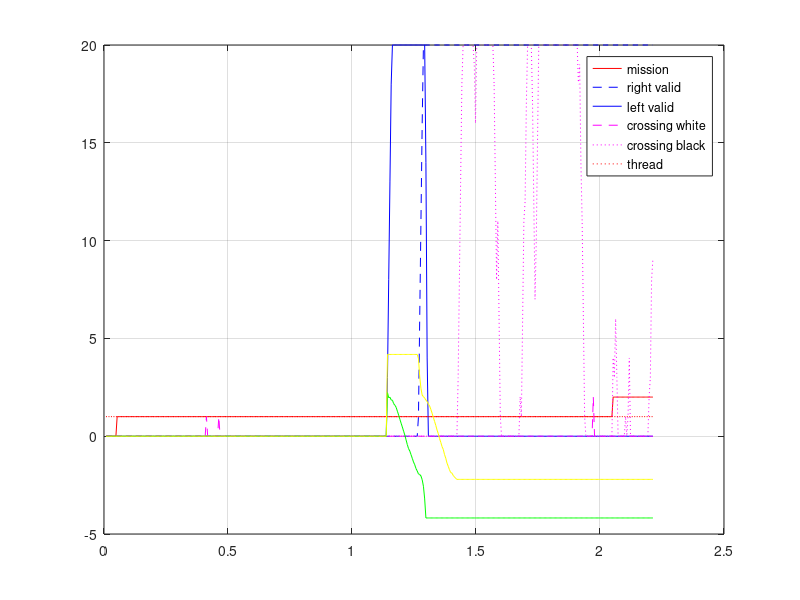
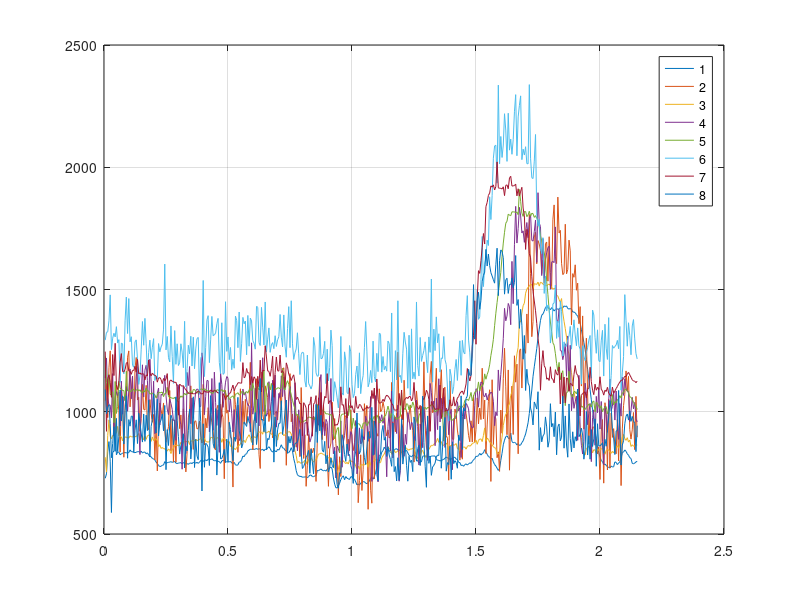

Here is the MATLAB script that generated these plots, in order:
% edge debug
% clear
close all
%%
%% logfile from robot Ella (8)
% Ella (8)
%  1    time 0.006 sec
%  2  3  4  5   (mission 0), state 2, entered (thread 2, line 0), events 0x1 (bit-flags)
%  6  7 Motor velocity ref left, right: 0.0120 0.0140
%  8  9 Wheel velocity [m/s] left, right: -0.0000 0.0000
% 10 11 12 13 Pose x,y,h,tilt [m,m,rad,rad]: 0 0 0 0.505324
% 14 .. 35 Line sensor: left -4.180000 0, right 4.180000 0, values 769 902 844 1077 1603 2137 1898 1566, white 1, used 1, LEDhigh=0, xb=0 xw=0 xbc=0 xwc=0 lvl=0 lvr=0
data1 = load('elle_edge_01.txt');
data2 = load('elle_edge_02.txt');
data3 = load('ella_edge_03.txt');
data4 = load('ella_edge_04.txt');
data5 = load('ella_edge_05.txt');
data6 = load('susanne_edge_06.txt');
%%
data = data6;
figure(85)
hold off
plot(data(:,1), data(:,4), 'r');
hold on
plot(data(:,1), data(:,34),'--b');
plot(data(:,1), data(:,33),'b');
plot(data(:,1), data(:,32),'--m');
plot(data(:,1), data(:,31),':m');
plot(data(:,1), data(:,3), ':r');
plot(data(:,1), data(:,14), 'g');
plot(data(:,1), data(:,16), 'y');
grid on
legend('mission','right valid','left valid','crossing white', 'crossing black','thread');
%%
%%
data = data5;
figure(801)
hold off
plot(data(:,1), data(:,18));
hold on
plot(data(:,1), data(:,19));
plot(data(:,1), data(:,20));
plot(data(:,1), data(:,21));
plot(data(:,1), data(:,22));
plot(data(:,1), data(:,23));
plot(data(:,1), data(:,24));
plot(data(:,1), data(:,25));
grid on
legend('1','2','3','4', '5','6','7','8');
